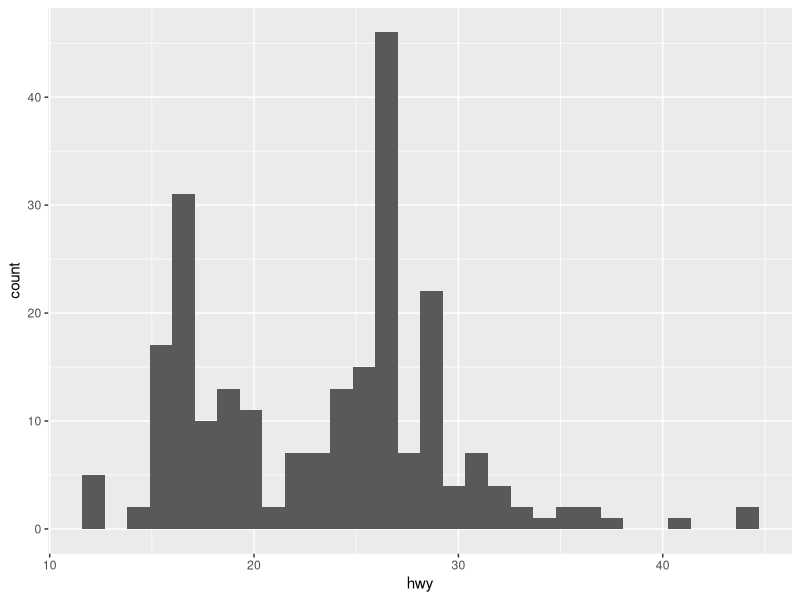
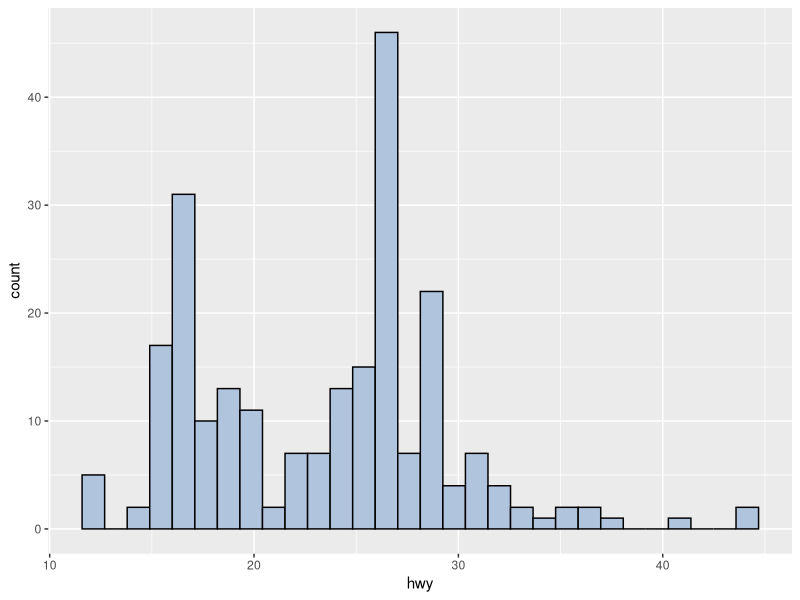
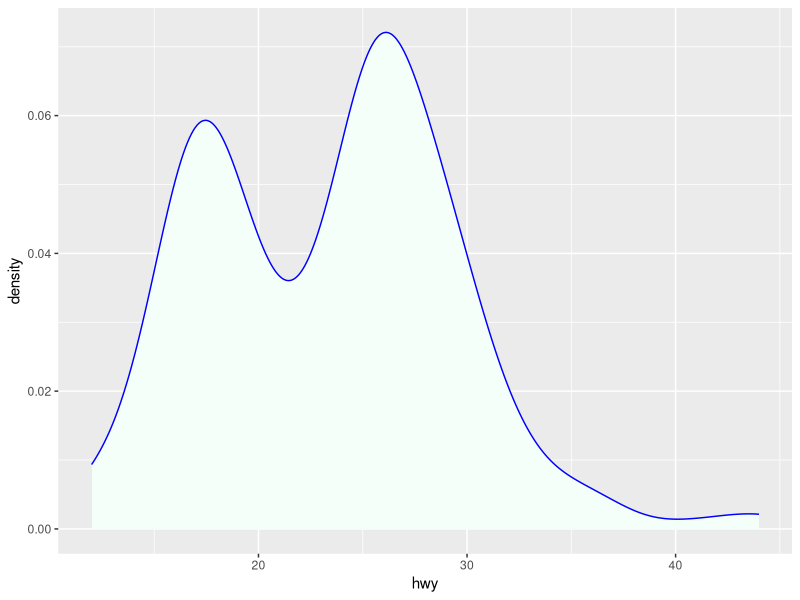
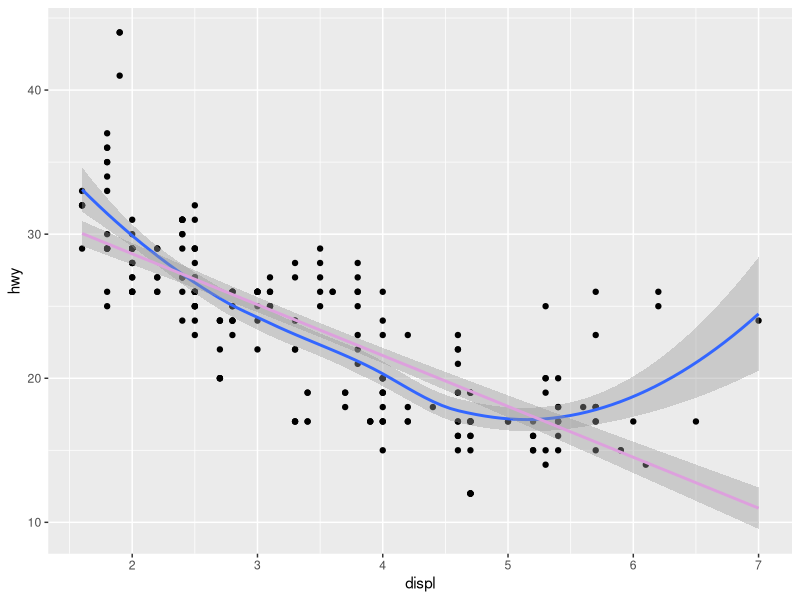
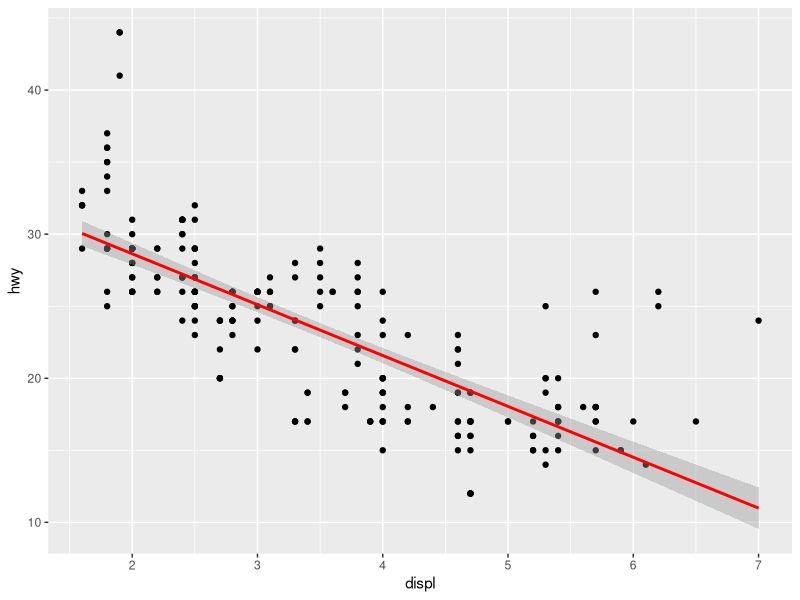
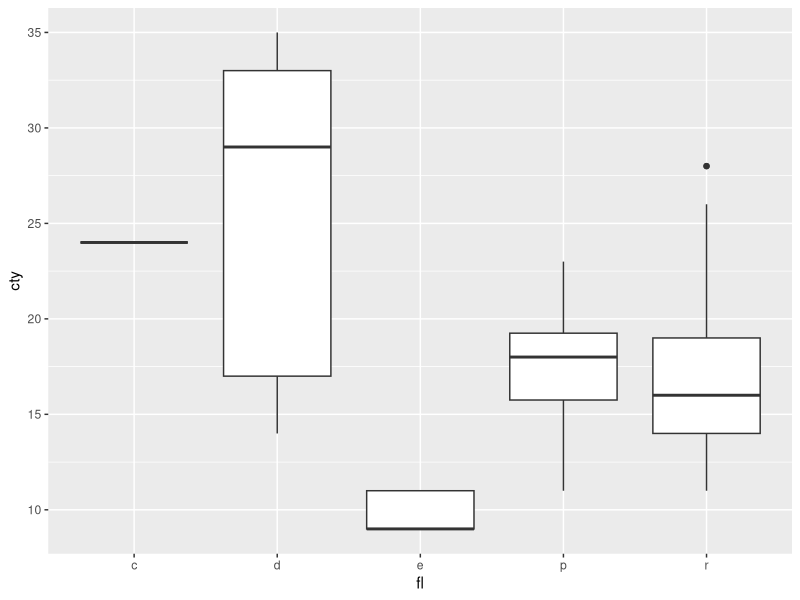
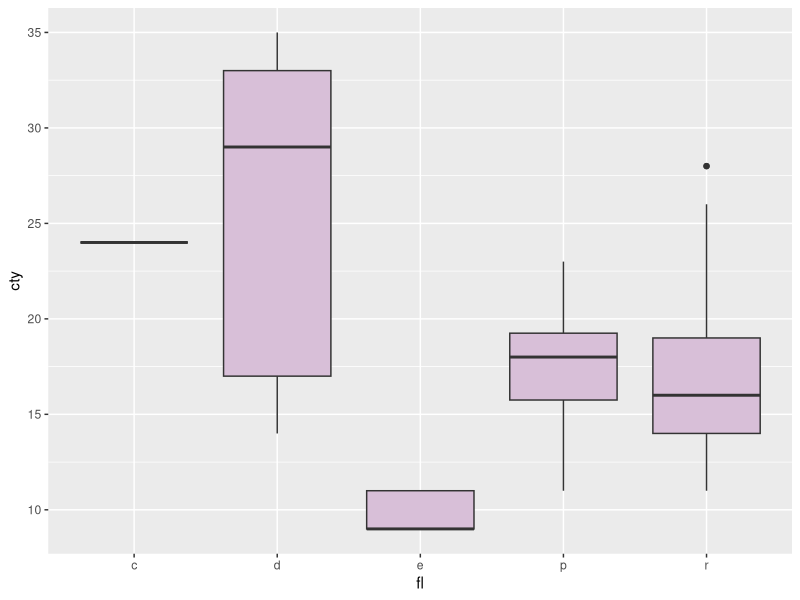
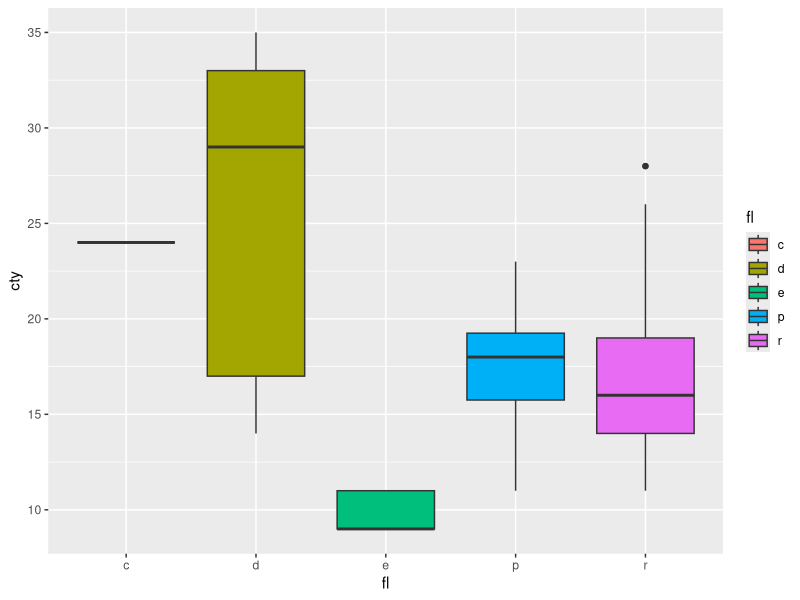

Reproduce these figures in R, in order.
# ggplot basics 
# 4 April 2024
# RKH 

# Preliminaries 
library(ggplot2)
library(ggthemes)
library(patchwork)



### Introduction to ggplot

#### Components of a ggplot layer
# 1. data (in a data frame)
# 2. aesthetic mappings (variables are mapped to aesthetics)
# 3. geom (the geometric used to draw the layer; has specific aesthetics)
# 4. stat (takes raw data and transforms it for useful plotting)
# 5. position (adjustment to prevent overplotting)

#### Template for ggplot components (skeleton of ggplot call)

# p1 <- ggplot(data= <DATA>) +
#   aes(<MAPPINGS>) + 
#   <GEOM_FUNCTION>(aes(<MAPPINGS>),
#                   stat=<STAT>,
#                   position=<POSITION>) +
#   <COORDINATE_FUNCTION> +
#   <FACET_FUNCTION>
#   

d <- mpg # use built in mpg data frame
str(d)
table(d$fl)

# basic histogram plot
ggplot(data=d) +
  aes(x=hwy) +
  geom_histogram()

ggplot(data=d) +
  aes(x=hwy) +
  geom_histogram(fill="lightsteelblue",color="black")

# Treating the khaki and the black as attributes of the histogram rather than attributes of the data 


# # basic density plot
ggplot(data=d) +
  aes(x=hwy) +
  geom_density(fill="mintcream",color="blue")


# basic scatter plot
ggplot(data=d) +
  aes(x=displ,y=hwy) +
  geom_point() +
  geom_smooth() +
  geom_smooth(method="lm",col="plum")

# add a smoother
 # ggplot(data=d) +
 # aes(x=displ,y=hwy) +
 # geom_point() +
 # geom_smooth()

# add a linear regression line
ggplot(data=d) +
  aes(x=displ,y=hwy) +
  geom_point() +
  geom_smooth(method = "lm",col="red")


# basic boxplot
ggplot(data=d) +
  aes(x=fl, y=cty) +
  geom_boxplot()

# basic boxplot
ggplot(data=d) +
  aes(x=fl, y=cty) +
  geom_boxplot(fill="thistle")

ggplot(data=d) +
  aes(x=fl, y=cty, fill=fl) +
  geom_boxplot()

# basic barplot (long format)

ggplot(data=d) +
  aes(x=fl) +
  geom_bar(fill="thistle",color="black")

# bar plot with specified counts or meansw
x_treatment <- c("Control","Low","High")
y_response <- c(12,2.5,22.9)
summary_data <- data.frame(x_treatment,y_response)

ggplot(data=summary_data) +
  aes(x=x_treatment,y=y_response) +
  geom_col(fill=c("grey50","goldenrod","goldenrod"),col="black")

# basic curves and functions
my_vec <- seq(1,100,by=0.1)

# plot simple mathematical functions
d_frame <- data.frame(x=my_vec,y=sin(my_vec))
ggplot(data=d_frame) +
  aes(x=x,y=y) +
  geom_line()

# plot probability functions
d_frame <- data.frame(x=my_vec,y=dgamma(my_vec,shape=5, scale=3))
ggplot(data=d_frame) +
  aes(x=x,y=y) +
  geom_line()

# plot user-defined functions
my_fun <- function(x) sin(x) + 0.1*x
d_frame <- data.frame(x=my_vec,y=my_fun(my_vec))
ggplot(data=d_frame) +
  aes(x=x,y=y) +
  geom_line()



### Themes and fonts

p1 <- ggplot(data=d, mapping=aes(x=displ,y=cty)) + geom_point()
print(p1)

p1 + theme_classic() # no grid lines
p1 + theme_linedraw() # black frame
p1 + theme_dark() # good for brightly colored points
p1 + theme_base() # mimics base R
p1 + theme_par() # matches current par settings in base
p1 + theme_void() # shows data only
p1 + theme_solarized() # good for web pages
p1 + theme_economist() # many specialized themes
p1 + theme_grey() # ggplots default theme

### Major theme modifications 


# use theme parameters to modify font and font size
p1 + theme_classic(base_size=20,base_family="serif")
# defaults: theme_grey, base_size=16,base_family="Helvetica")
# font families (Mac): Times, Ariel, Monaco, Courier, Helvetica, serif,sans

# use coordinate_flip to invert entire plot
p2 <- ggplot(data=d, mapping=aes(x=fl,fill=fl)) + geom_bar()
print(p2)
p2 + coord_flip() + theme_grey(base_size=20,base_family="sans")

### Minor theme modifications

p1 <- ggplot(data=d, mapping=aes(x=displ,y=cty)) + 
  geom_point(size=7,shape=21,color="black",fill="steelblue") +
  labs(title="My graph title here",
       subtitle="An extended subtitle that will print below the main title",
       x="My x axis label",
       y="My y axis label") +
  xlim(0,4) + ylim(0,20)
print(p1)

